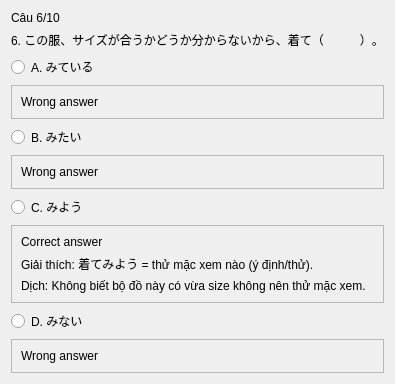
               <widget class="QWidget" name="page_12">
                <layout class="QVBoxLayout" name="verticalLayout">
                 <item>
                  <widget class="QLabel" name="label_94">
                   <property name="text">
                    <string>Câu 6/10</string>
                   </property>
                  </widget>
                 </item>
                 <item>
                  <widget class="QLabel" name="label_95">
                   <property name="text">
                    <string>6. この服、サイズが合うかどうか分からないから、着て（　　　）。</string>
                   </property>
                  </widget>
                 </item>
                 <item>
                  <widget class="QRadioButton" name="radioButton_45">
                   <property name="text">
                    <string>A. みている</string>
                   </property>
                  </widget>
                 </item>
                 <item>
                  <widget class="QFrame" name="frame">
                   <property name="frameShape">
                    <enum>QFrame::StyledPanel</enum>
                   </property>
                   <property name="frameShadow">
                    <enum>QFrame::Raised</enum>
                   </property>
                   <layout class="QVBoxLayout" name="verticalLayout_3">
                    <item>
                     <widget class="QLabel" name="label_4">
                      <property name="text">
                       <string>Wrong answer</string>
                      </property>
                     </widget>
                    </item>
                   </layout>
                  </widget>
                 </item>
                 <item>
                  <widget class="QRadioButton" name="radioButton_46">
                   <property name="text">
                    <string>B. みたい</string>
                   </property>
                  </widget>
                 </item>
                 <item>
                  <widget class="QFrame" name="frame_2">
                   <property name="frameShape">
                    <enum>QFrame::StyledPanel</enum>
                   </property>
                   <property name="frameShadow">
                    <enum>QFrame::Raised</enum>
                   </property>
                   <layout class="QVBoxLayout" name="verticalLayout_2">
                    <item>
                     <widget class="QLabel" name="label_2">
                      <property name="text">
                       <string>Wrong answer</string>
                      </property>
                     </widget>
                    </item>
                   </layout>
                  </widget>
                 </item>
                 <item>
                  <widget class="QRadioButton" name="radioButton_47">
                   <property name="text">
                    <string>C. みよう</string>
                   </property>
                  </widget>
                 </item>
                 <item>
                  <widget class="QFrame" name="frame_3">
                   <property name="frameShape">
                    <enum>QFrame::StyledPanel</enum>
                   </property>
                   <property name="frameShadow">
                    <enum>QFrame::Raised</enum>
                   </property>
                   <layout class="QVBoxLayout" name="verticalLayout_4">
                    <item>
                     <widget class="QLabel" name="label_6">
                      <property name="text">
                       <string>Correct answer</string>
                      </property>
                     </widget>
                    </item>
                    <item>
                     <widget class="QLabel" name="label_5">
                      <property name="text">
                       <string>Giải thích: 着てみよう = thử mặc xem nào (ý định/thử).</string>
                      </property>
                     </widget>
                    </item>
                    <item>
                     <widget class="QLabel" name="label_3">
                      <property name="text">
                       <string>Dịch: Không biết bộ đồ này có vừa size không nên thử mặc xem.</string>
                      </property>
                     </widget>
                    </item>
                   </layout>
                  </widget>
                 </item>
                 <item>
                  <widget class="QRadioButton" name="radioButton_48">
                   <property name="text">
                    <string>D. みない</string>
                   </property>
                  </widget>
                 </item>
                 <item>
                  <widget class="QFrame" name="frame_4">
                   <property name="frameShape">
                    <enum>QFrame::StyledPanel</enum>
                   </property>
                   <property name="frameShadow">
                    <enum>QFrame::Raised</enum>
                   </property>
                   <layout class="QVBoxLayout" name="verticalLayout_5">
                    <item>
                     <widget class="QLabel" name="label">
                      <property name="text">
                       <string>Wrong answer</string>
                      </property>
                     </widget>
                    </item>
                   </layout>
                  </widget>
                 </item>
                </layout>
               </widget>
